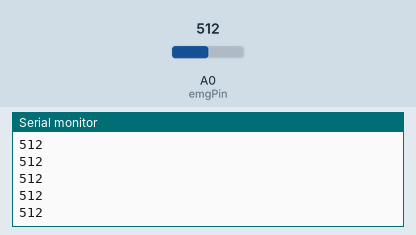
Recording of a sketch running on a simulated Arduino Uno, built with avr-gcc and run on an emulated ATmega328P. On the bench: the last lines printed to the serial monitor. The inputs (shaded band) are chosen by the test bench; at power-on: A0 (emgPin) = 512.

Above: at 1.2 s.
1.3 s: A0 (emgPin) set to 716
At 2.2 s:
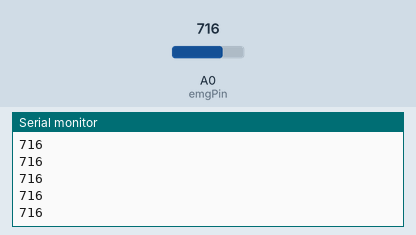
2.8 s: A0 (emgPin) set to 900
At 3.9 s:
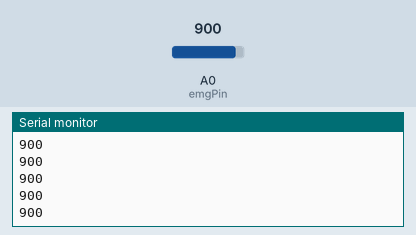
Timing chart, 0 to 5.8 s (numbered marks = the images above; inputs shaded):
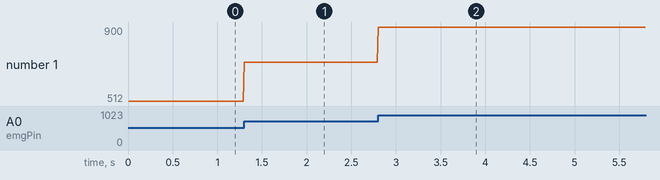

Measured:
- after the input at 1.3 s, the serial monitor: prints a new line at once (image 1)
- after the input at 2.8 s, the serial monitor: prints a new line at once (image 2)
- plotted number 1: 512 → 716 after the input at 1.3 s, 716 → 900 after the input at 2.8 s

The sketch:

analog-to-digital.ino
```cpp
const int emgPin = A0;  // Analog pin connected to ENV
int emgValue = 0;
unsigned long ttime;

void setup() {
  Serial.begin(115200);
  pinMode(emgPin, INPUT);
}

void loop() {
  static unsigned long prev = millis();
  if (millis() - prev >= 10) {
    prev += 10;
    emgValue = analogRead(emgPin);
    Serial.println(emgValue);
  }
}
```
